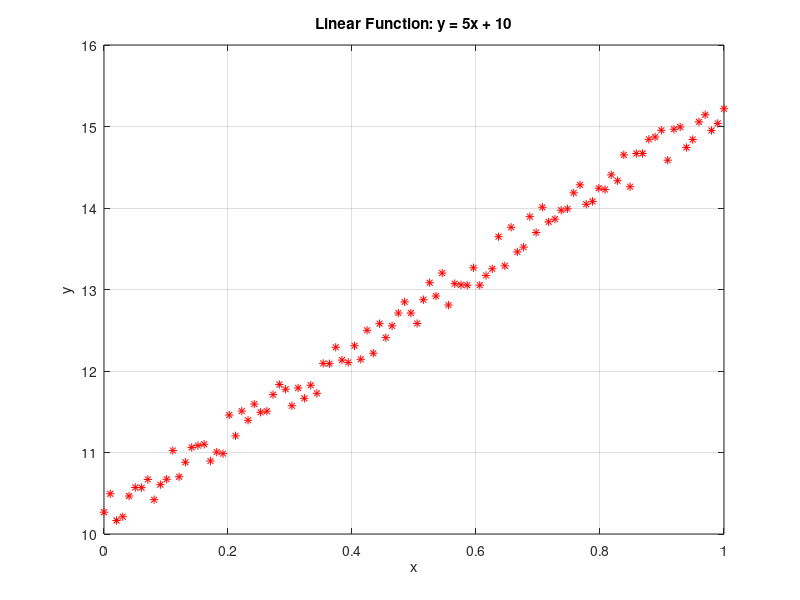

This chart was generated by the following MATLAB code:
% Create x values between 0 and 1
x = linspace(0, 1, 100);  % Creates 100 points between 0 and 1 . 
% Lets say this is the original signal

% Define parameters
b1 = 5;    % Slope =  1/sd
b0 = 10;   % Y-intercept = -mu/sd

% Calculate y values
y = b1 * x + b0 + 0.5.*rand([1,100]);  % normalized value 'measurement' with some error 

% Plot the results
plot(x, y, 'r*')
xlabel('x')
ylabel('y')
title('Linear Function: y = 5x + 10')
grid on

%% Lets fit the b1 and b0 based on the measured y and the actual x

b = y';
A = [ones([100,1]), x']

solution = inv(A'*A)*(A'*b)
%   10.2388 = estimated b0
%    5.0007 = estimated b1

solutionInternal = A\b